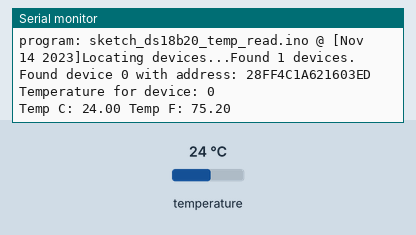
The sketch below on a simulated ESP32. On the bench: the last lines printed to the serial monitor. The inputs (shaded band) are chosen by the test bench; at power-on: temperature 24 °C.

Above: at 1.2 s.
1.3 s: temperature set to 12 °C
At 7.6 s:
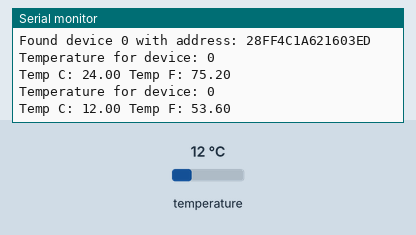
8.0 s: temperature set to 19 °C
At 13.6 s:
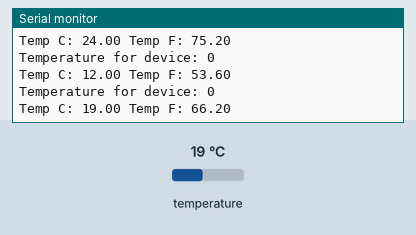
Timing chart, 0 to 15.1 s (numbered marks = the images above; inputs shaded):
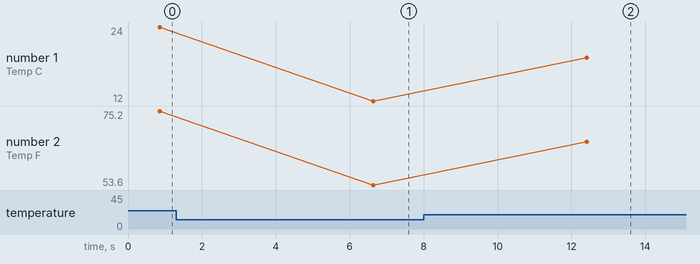

Measured:
- after the input at 1.3 s, the serial monitor: prints a new line after 5.3 s (image 1)
- after the input at 8.0 s, the serial monitor: prints a new line after 4.4 s (image 2)
- plotted number 1: 24 → 12 after the input at 1.3 s, 12 → 19 after the input at 8.0 s
- plotted number 2: 75.2 → 53.6 after the input at 1.3 s, 53.6 → 66.2 after the input at 8.0 s

The sketch:

sketch_ds18b20_temp_read.ino
```cpp
#include <OneWire.h>
#include <DallasTemperature.h>


//#define RELEASE 1
#define DEBUG 1

#define LOGLN(...) \
  Serial.println(__VA_ARGS__)
#define DEBUG_LOG(...) \
  if(DEBUG) Serial.print(__VA_ARGS__)
#define DEBUG_LOGLN(...) \
  if(DEBUG) Serial.println(__VA_ARGS__)
#define DEBUG_LOG_PRINTF(...) \
  if(DEBUG) Serial.printf(__VA_ARGS__)

#define SETUP_INIT()            \
  if(DEBUG) Serial.begin(9600); \
  DEBUG_LOG_PRINTF("program: %s @ [%s]", __FILE__, __DATE__);

#define ONE_WIRE_BUS 4 // D2

OneWire oneWire(ONE_WIRE_BUS);
DallasTemperature sensors(&oneWire);

int numberOfDevices;
DeviceAddress tempDeviceAddress;


void setup(void)
{
  SETUP_INIT()

  // Start up the library
  sensors.begin();
  DEBUG_LOG("Locating devices...");
  numberOfDevices = sensors.getDeviceCount();
  DEBUG_LOG("Found ");
  DEBUG_LOG(numberOfDevices, DEC);
  DEBUG_LOGLN(" devices.");

  // Loop through each device, print out address
  for(int i = 0; i < numberOfDevices; i++){
    // Search the wire for address
    if(sensors.getAddress(tempDeviceAddress, i)){
      DEBUG_LOG("Found device ");
      DEBUG_LOG(i, DEC);
      DEBUG_LOG(" with address: ");
      printAddress(tempDeviceAddress);
      DEBUG_LOGLN();
    } else {
      DEBUG_LOG("Found ghost device at ");
      DEBUG_LOG(i, DEC);
      DEBUG_LOG(" but could not detect address. Check power and cabling");
    }
  }
}

void loop(void)
{
  sensors.requestTemperatures(); // Send the command to get temperatures

  // Loop through each device, print out temperature data
  for(int i = 0; i < numberOfDevices; i++){
    // Search the wire for address
    if(sensors.getAddress(tempDeviceAddress, i)){
      // Output the device ID
      DEBUG_LOG("Temperature for device: ");
      DEBUG_LOGLN(i, DEC);
      // Print the data
      float tempC = sensors.getTempC(tempDeviceAddress);
      DEBUG_LOG("Temp C: ");
      DEBUG_LOG(tempC);
      DEBUG_LOG(" Temp F: ");
      DEBUG_LOGLN(DallasTemperature::toFahrenheit(tempC)); // Converts tempC to Fahrenheit
    }
  }

  delay(5000);
}

void printAddress(DeviceAddress deviceAddress) {
  for (uint8_t i = 0; i < 8; i++){
    if (deviceAddress[i] < 16) DEBUG_LOG("0");
      DEBUG_LOG(deviceAddress[i], HEX);
  }
}
```
